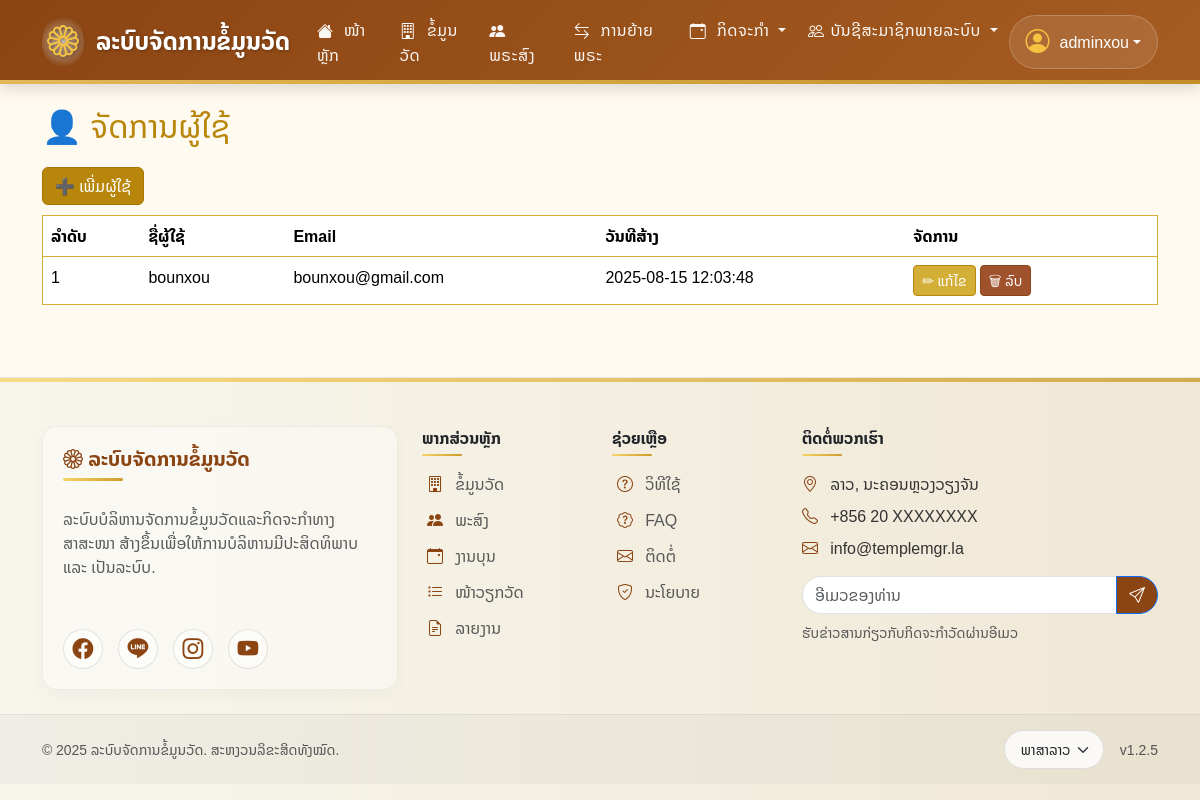
/user/index.php (signed in), run on the app's committed database.
### tables this page shows
CREATE TABLE `users` (
  `id` int(11) NOT NULL,
  `username` varchar(100) NOT NULL,
  `email` varchar(100) NOT NULL,
  `password` varchar(255) NOT NULL,
  `role` enum('admin','user') DEFAULT 'user',
  `created_at` timestamp NOT NULL DEFAULT current_timestamp(),
  `updated_at` timestamp NOT NULL DEFAULT current_timestamp() ON UPDATE current_timestamp()
);

### user/index.php (the view, shortened to what this page needs)
<?php
include '../includes/header.php';
$sql = "SELECT * FROM users WHERE role='user' ORDER BY id DESC";
$result = $conn->query($sql);
?>
<h2 style="color:#b8860b; margin-bottom:20px;">👤 ຈັດການຜູ້ໃຊ້</h2>
<a href="add.php" class="btn" style="background-color:#b8860b; color:#fff; border-color:#a87500; margin-bottom:10px;">➕ ເພີ່ມຜູ້ໃຊ້</a>
<table class="table table-hover" style="background:#fff8e1; color:#5c3a00; border:1px solid #d4af37;">
<thead style="background-color:#d4af37; color:#fff;">
<tr>
    <th>ລຳດັບ</th>
    <th>ຊື່ຜູ້ໃຊ້</th>
    <th>Email</th>
    <th>ວັນທີສ້າງ</th>
    <th>ຈັດການ</th>
</tr>
</thead>
<tbody>
<?php $i=1; while($row = $result->fetch_assoc()): ?>
<tr>
    <td><?= $i ?></td>
    <td><?= htmlspecialchars($row['username']) ?></td>
    <td><?= htmlspecialchars($row['email']) ?></td>
    <td><?= $row['created_at'] ?></td>
    <td>
        <a href="edit.php?id=<?= $row['id'] ?>" class="btn btn-warning btn-sm" style="background-color:#d4af37; border-color:#b8860b; color:#fff;">✏ ແກ້ໄຂ</a>
        <a href="delete.php?id=<?= $row['id'] ?>" class="btn btn-danger btn-sm btn-delete" style="background-color:#a0522d; border-color:#8b4513; color:#fff;">🗑 ລົບ</a>
    </td>
</tr>
<?php $i++; endwhile; ?>
</tbody>
</table>
<?php include '../includes/footer.php'; ?>

### includes/header.php (style rules this page uses)
:root { --primary-color: #8b4513; --primary-dark: #6a340f; --primary-light: #a65c21; --secondary-color: #f5c242; --secondary-dark: #e0af30; --accent-color: #ffc107; --background-color: #fffaf0; --text-color: #333; --header-height: 75px; --gold-gradient: linear-gradient(135deg, #f8d568, #cb9b29); --wood-gradient: linear-gradient(135deg,rgb(139, 69, 19), #a65c21); }
body { font-family: 'Noto Sans Lao', sans-serif; background-color: var(--background-color); color: var(--text-color); overflow-x: hidden; }

### data on the page
users: username "bounxou", email "bounxou@gmail.com", created_at "2025-08-15 12:03:48"

### other printed values
$userName "adminxou"
